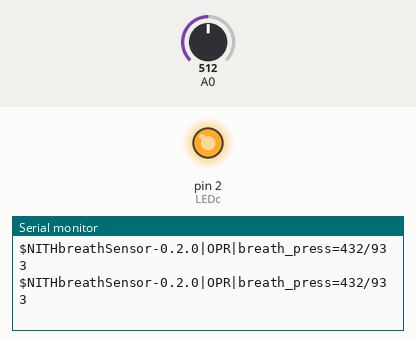
A sketch run on a simulated Arduino Uno, built with avr-gcc and run on an emulated ATmega328P. Shown: output pins drawn as LEDs (lit = HIGH), the last lines printed to the serial monitor. The inputs (shaded band) are chosen by the test bench; at power-on: A0 = 512.

Above: at 1.2 s.
1.3 s: A0 set to 191
At 2.3 s:
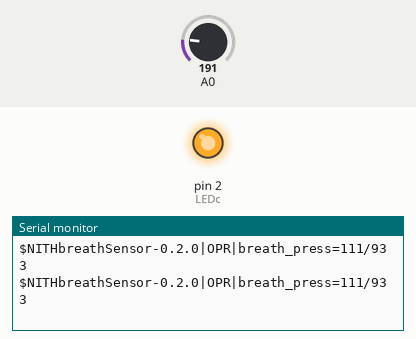
4.3 s: A0 set to 161
At 5.0 s:
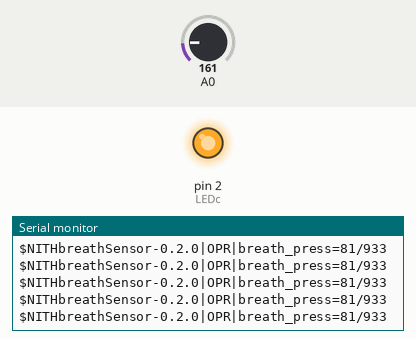
Timing chart, 0 to 7.3 s (numbered marks = the images above; inputs shaded):
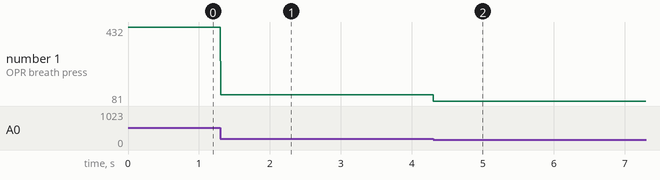

Measured:
- after the input at 1.3 s, the serial monitor: prints a new line at once (image 1)
- after the input at 4.3 s, the serial monitor: prints a new line at once (image 2)
- plotted number 1: 432 → 111 after the input at 1.3 s, 111 → 81 after the input at 4.3 s

The sketch:

NITHbreathSensor-v0.2.0.ino
```cpp
int LEDc = 2;

/* Definition of constants */
#define SAMPLING_DELAY_MS (5)
#define SENSOR_NAME ("NITHbreathSensor-0.2.0")
#define MAX 933
#define DEADZONE 80

void setup() {
  // initialize serial communication at 9600 bits per second:
  Serial.begin(115200);
  pinMode(LEDc, OUTPUT);
  digitalWrite(LEDc, HIGH);
}

void loop() {

  int sensorValue = analogRead(A0); // read the input on analog pin 0
  float voltage = sensorValue - DEADZONE;
  if(voltage < 0){
    voltage = 0;
  }

  /* Print output line */
  /* =============================================== */

  /* Line start character */
  Serial.print("$");

  /* Sensor name and version */
  Serial.print(SENSOR_NAME);
  Serial.print("|");

  /* Status line */
  Serial.print("OPR");
  Serial.print("|");

  /* Values */
  Serial.print("breath_press=");
  Serial.print(voltage, 0);
  Serial.print("/");
  Serial.println(MAX);
  delay(SAMPLING_DELAY_MS);
}
```
